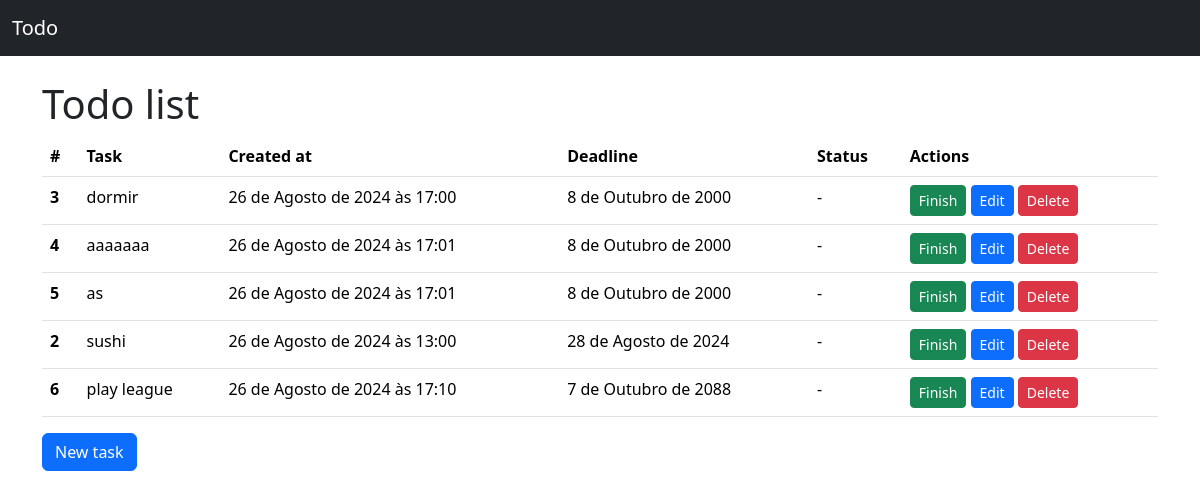
Before: / with the older database file.
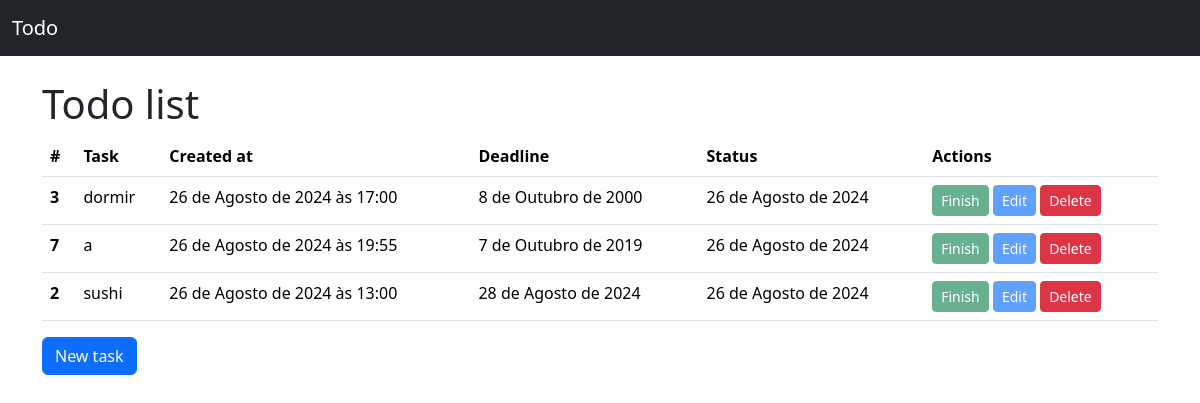
After: the same page with the newer database file.
### todos/models.py (models this page shows, shortened)
class Todo(models.Model):
    title = models.CharField(max_length=200, null=False, blank=False)
    created_at = models.DateTimeField(auto_now_add=True, null=False, blank=False)
    deadline = models.DateField(null=False, blank=False)
    finished_at = models.DateField(null=True, blank=True)
    class Meta:
        ordering = ["deadline"]

### todos/views.py (the view)
# urls.py: path("", TodoListView.as_view(), name="todo_list"),
class TodoListView(ListView):
    model = Todo

### todos/templates/todos/todo_list.html (shortened to what this page needs)
 {% extends 'base.html' %}
{% block content %}
        <h1>Todo list</h1>
        {% if todo_list %}
        <table class="table">
            <thead>
              <tr>
                <th scope="col">#</th>
                <th scope="col">Task</th>
                <th scope="col">Created at</th>
                <th scope="col">Deadline</th>
                <th scope="col">Status</th>
                <th scope="col">Actions</th>
              </tr>
            </thead>
            <tbody>
                {% for todo in todo_list  %}
              <tr>
                <th scope="row">{{todo.id}}</th>
                <td>{{todo.title}}</td>
                <td>{{todo.created_at}}</td>
                <td>{{todo.deadline}}</td>
                <td>{{todo.finished_at|default:"-"}}</td>
                <td>
                  <a href="{% url 'todo_complete' pk=todo.pk %}" class="btn btn-sm btn-success
                   {% if todo.finished_at %} disabled {% endif %}">Finish</a>
                    <a href="{% url 'todo_update' pk=todo.pk %}" class="btn btn-primary btn-sm
                    {% if todo.finished_at %} disabled {% endif %}">Edit</a>
                    <a href="{% url 'todo_delete' pk=todo.pk %}" class="btn btn-sm btn-danger">Delete</a>
              </tr>
              {% endfor %}
            </tbody>
          </table>
            {% else %}
             <p class="alert alert-info mt-5">No todos found</p>
          {% endif %}
          <a href="{%url 'todo_create'%}" class="btn btn-primary">New task</a>
{% endblock content %}

Changed rows visible on the page:
removed Todo: id "4", title "aaaaaaa", created_at "26 de Agosto de 2024 às 17:01", deadline "8 de Outubro de 2000", finished_at "-"
removed Todo: id "5", title "as", created_at "26 de Agosto de 2024 às 17:01", deadline "8 de Outubro de 2000", finished_at "-"
removed Todo: id "6", title "play league", created_at "26 de Agosto de 2024 às 17:10", deadline "7 de Outubro de 2088", finished_at "-"
changed Todo "dormir": finished_at "-" → "26 de Agosto de 2024"
added Todo: id "7", title "a", created_at "26 de Agosto de 2024 às 19:55", deadline "7 de Outubro de 2019", finished_at "26 de Agosto de 2024"
changed Todo "sushi": finished_at "-" → "26 de Agosto de 2024"
